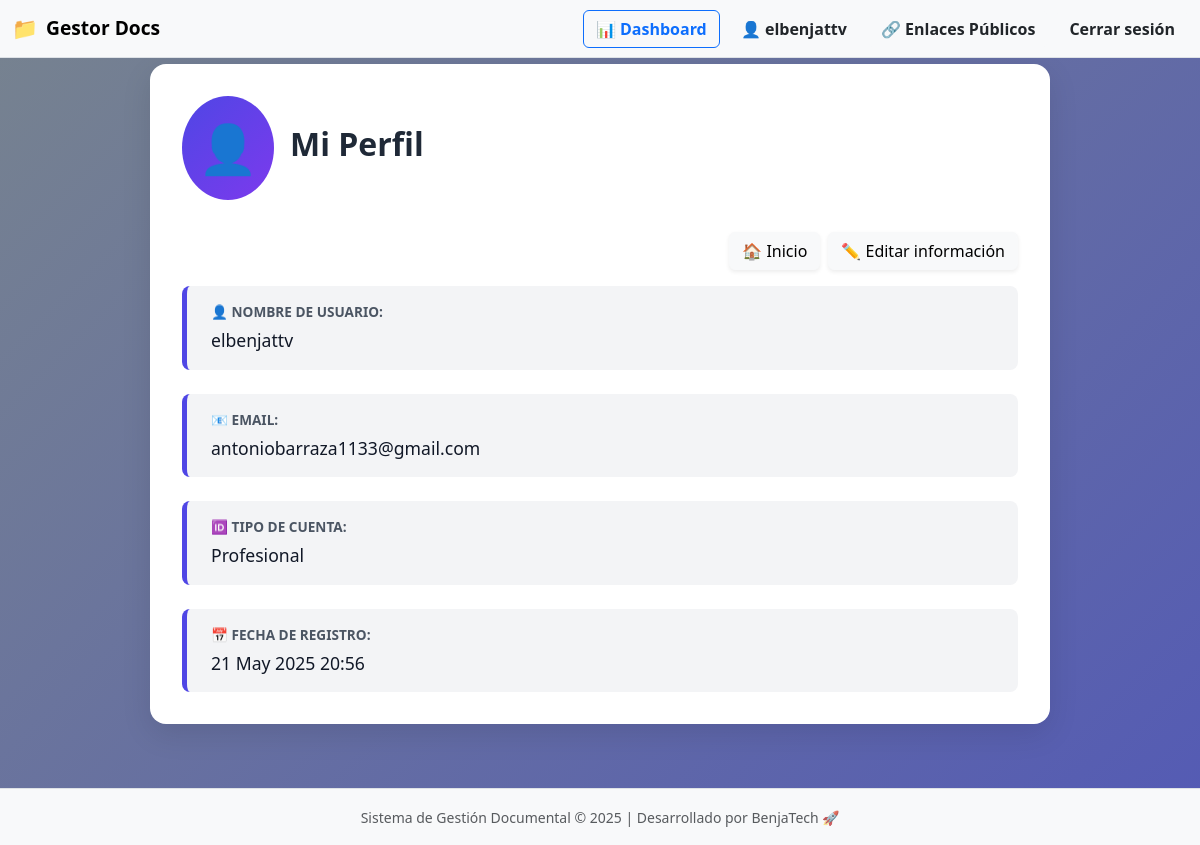
The app's page /perfil/ (signed in), older data.
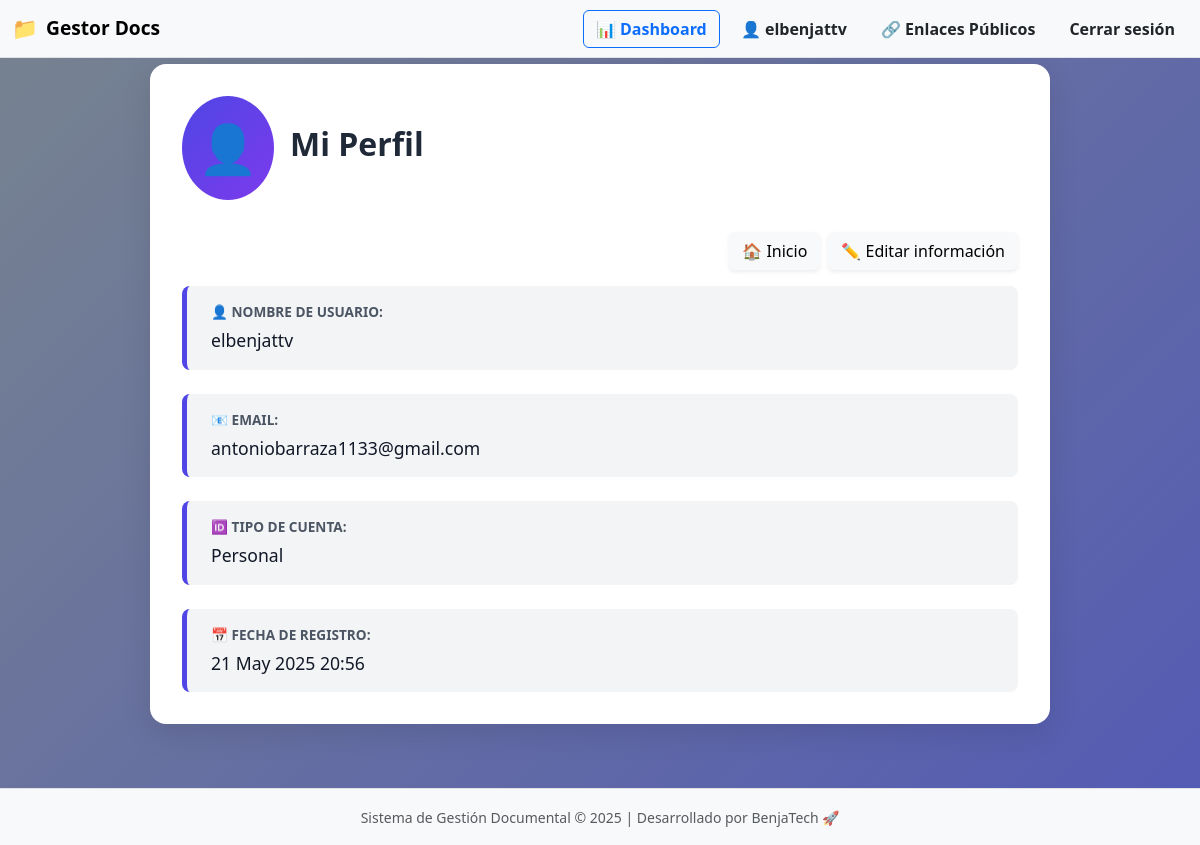
The same page, newer data.
### documentos/models.py (models this page shows, shortened)
class PerfilUsuario(models.Model):
    user = models.OneToOneField(User, on_delete=models.CASCADE)
    tipo_cuenta = models.CharField(max_length=20, choices=TIPO_CUENTA_CHOICES)

### documentos/views.py (the view)
# urls.py: path('perfil/', views.perfil_usuario, name='perfil'),
@login_required
def perfil_usuario(request):
    perfil = request.user.perfilusuario  # Usa el modelo extendido
    return render(request, 'documentos/perfil.html', {
        'usuario': request.user,
        'perfil': perfil
    })

### documentos/templates/documentos/perfil.html (shortened to what this page needs)
{% extends "documentos/base.html" %}
{% block content %}
<div class="perfil-container">
    <div class="perfil-header">
        <div class="perfil-icon">👤</div>
        <h2 class="perfil-title">Mi Perfil</h2>
    </div>
    <div class="d-flex justify-content-end mb-3 gap-2">
        <a href="{% url 'documentos:home' %}" class="btn btn-light shadow-sm">
            🏠 Inicio
        </a>
        <a href="{% url 'documentos:editar_perfil' %}" class="btn btn-light shadow-sm">
            ✏️ Editar información
        </a>
    </div>
    <div class="perfil-info">
        <div class="info-item">
            <div class="info-label">👤 Nombre de usuario:</div>
            <div class="info-value">{{ usuario.username }}</div>
        </div>
        <div class="info-item">
            <div class="info-label">📧 Email:</div>
            <div class="info-value">{{ usuario.email }}</div>
        </div>
        <div class="info-item">
            <div class="info-label">🆔 Tipo de cuenta:</div>
            <div class="info-value">{{ perfil.tipo_cuenta|title }}</div>
        </div>
        <div class="info-item">
            <div class="info-label">📅 Fecha de registro:</div>
            <div class="info-value">{{ usuario.date_joined|date:"d M Y H:i" }}</div>
        </div>
    </div>
</div>
{% endblock %}

Row changes from the older to the newer data that the page shows:
changed PerfilUsuario: tipo_cuenta "Profesional" → "Personal"
